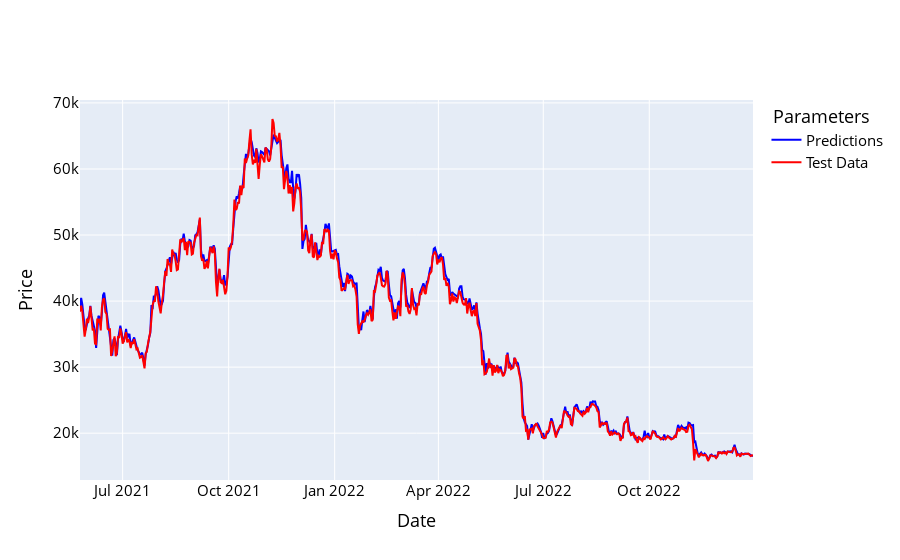

Notebook source saved alongside this figure:
### Code cell
names = cycle(['Predictions', 'Test Data'])

fig = go.Figure()
fig.add_trace(go.Scatter(x=y_test_df.index, y=y_pred_df['Adj Close'], name='Predictions',
                         line=dict(width=2, color='blue')))
fig.add_trace(go.Scatter(x=y_test_df.index, y=y_test_df['Adj Close'], name='Test Data',
                         line=dict(width=2, color='red')))
fig.update_layout(xaxis_title='Date', yaxis_title='Price',
                  font_size=15, font_color='black', legend_title_text=' Parameters')
fig.show()

### Figure 1 — Plotly figure (JSON) as saved in the notebook; plotly's stock layout.template omitted (floating-point values rounded to 4 significant figures; data arrays with more than 128 entries replaced by an {"elided": "..."} marker saying what was removed)
{"data": [{"line": {"color": "blue", "width": 2}, "name": "Predictions", "type": "scatter", "x": {"elided": "585 str values"}, "y": {"elided": "585 float values"}}, {"line": {"color": "red", "width": 2}, "name": "Test Data", "type": "scatter", "x": {"elided": "585 str values"}, "y": {"elided": "585 float values"}}], "layout": {"font": {"color": "black", "size": 15}, "legend": {"title": {"text": " Parameters"}}, "xaxis": {"title": {"text": "Date"}}, "yaxis": {"title": {"text": "Price"}}}}
